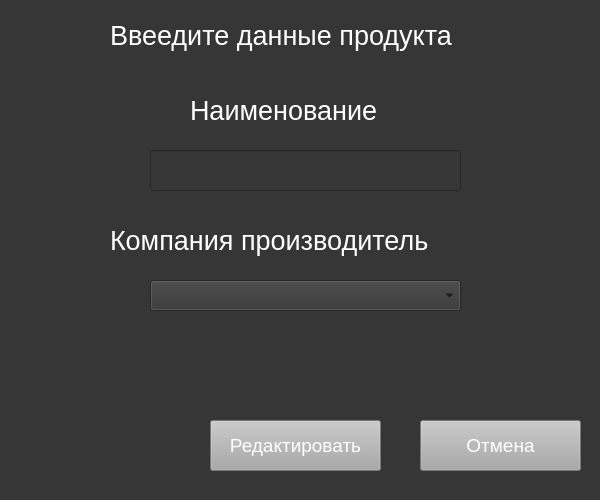
<?xml version="1.0" encoding="UTF-8"?>
<ui version="4.0">
 <class>edit</class>
 <widget class="QWidget" name="edit">
  <property name="geometry">
   <rect>
    <x>0</x>
    <y>0</y>
    <width>600</width>
    <height>500</height>
   </rect>
  </property>
  <property name="windowTitle">
   <string>Form</string>
  </property>
  <property name="styleSheet">
   <string notr="true">background-color: rgb(54,54,54)</string>
  </property>
  <widget class="QLabel" name="label">
   <property name="geometry">
    <rect>
     <x>110</x>
     <y>0</y>
     <width>391</width>
     <height>71</height>
    </rect>
   </property>
   <property name="styleSheet">
    <string notr="true">color:rgb(255,255,255);
font-size:20pt</string>
   </property>
   <property name="text">
    <string>Ввеедите данные продукта</string>
   </property>
  </widget>
  <widget class="QLineEdit" name="name">
   <property name="geometry">
    <rect>
     <x>150</x>
     <y>150</y>
     <width>311</width>
     <height>41</height>
    </rect>
   </property>
   <property name="styleSheet">
    <string notr="true">font-size:14pt;
color:rgb(243,243,243)</string>
   </property>
  </widget>
  <widget class="QPushButton" name="cancel">
   <property name="geometry">
    <rect>
     <x>420</x>
     <y>420</y>
     <width>161</width>
     <height>51</height>
    </rect>
   </property>
   <property name="styleSheet">
    <string notr="true">background-color:rgb(167,168,167);
font-size:14pt;
color:rgb(255,255,255)</string>
   </property>
   <property name="text">
    <string>Отмена</string>
   </property>
  </widget>
  <widget class="QPushButton" name="edit_button">
   <property name="geometry">
    <rect>
     <x>210</x>
     <y>420</y>
     <width>171</width>
     <height>51</height>
    </rect>
   </property>
   <property name="styleSheet">
    <string notr="true">background-color:rgb(167,168,167);
font-size:14pt;
color:rgb(255,255,255)</string>
   </property>
   <property name="text">
    <string>Редактировать</string>
   </property>
  </widget>
  <widget class="QLabel" name="label_3">
   <property name="geometry">
    <rect>
     <x>190</x>
     <y>90</y>
     <width>231</width>
     <height>41</height>
    </rect>
   </property>
   <property name="styleSheet">
    <string notr="true">color:rgb(255,255,255);
font-size:20pt</string>
   </property>
   <property name="text">
    <string>Наименование</string>
   </property>
  </widget>
  <widget class="QLabel" name="label_4">
   <property name="geometry">
    <rect>
     <x>110</x>
     <y>220</y>
     <width>391</width>
     <height>41</height>
    </rect>
   </property>
   <property name="styleSheet">
    <string notr="true">color:rgb(255,255,255);
font-size:20pt</string>
   </property>
   <property name="text">
    <string>Компания производитель</string>
   </property>
  </widget>
  <widget class="QLabel" name="message_label">
   <property name="geometry">
    <rect>
     <x>150</x>
     <y>340</y>
     <width>311</width>
     <height>51</height>
    </rect>
   </property>
   <property name="styleSheet">
    <string notr="true">color:rgb(255,255,255);
font-size:16pt</string>
   </property>
   <property name="text">
    <string/>
   </property>
  </widget>
  <widget class="QComboBox" name="clientBox">
   <property name="geometry">
    <rect>
     <x>150</x>
     <y>280</y>
     <width>311</width>
     <height>31</height>
    </rect>
   </property>
  </widget>
 </widget>
 <resources/>
 <connections/>
</ui>
